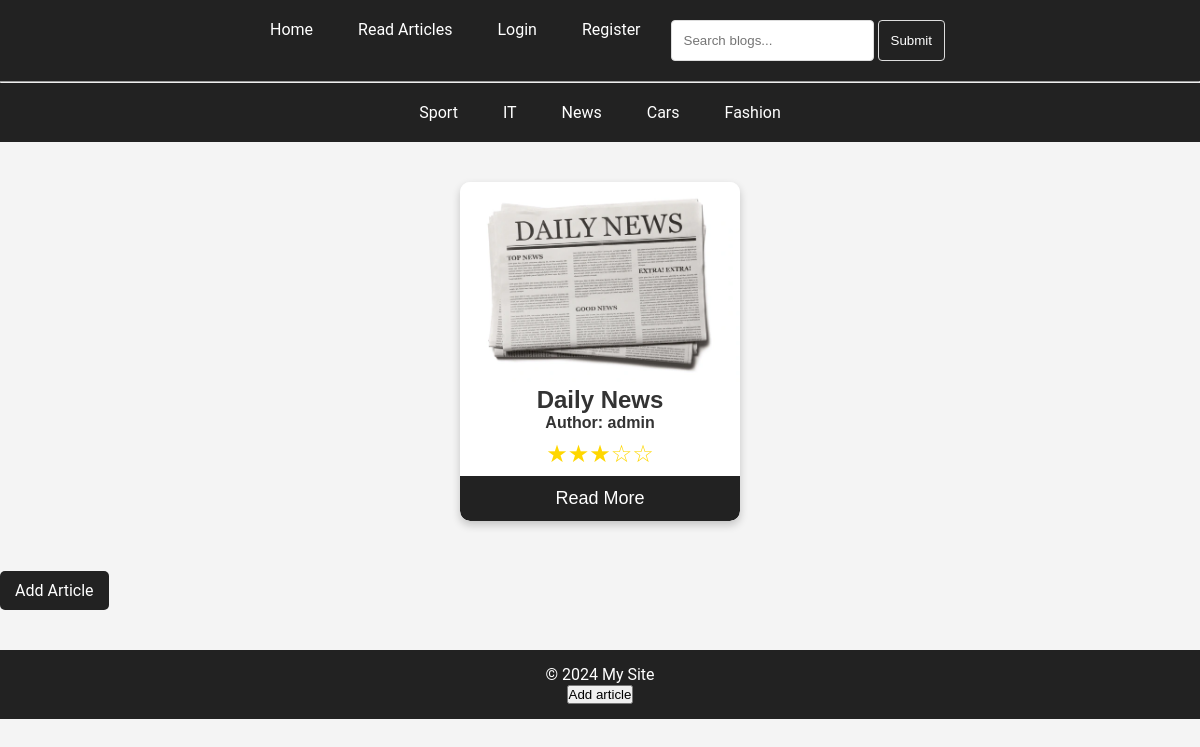
The app's page /blogs/category-list with its own data.
### blogs/models.py (models this page shows, shortened)
class Category(models.Model):
    name = models.CharField(max_length=32)
    class Meta:
        db_table = 'category'

class Articles(models.Model):
    title = models.CharField(max_length=256, blank=True, null=True)
    author = models.ForeignKey(settings.AUTH_USER_MODEL, on_delete=models.CASCADE)
    category = models.ForeignKey(Category, on_delete=models.CASCADE)
    text = models.TextField(blank=True, null=True)
    star_given = models.IntegerField(
        default=0,
        validators=[
            MinValueValidator(0),
            MaxValueValidator(5)
        ]
    )
    image = models.ImageField(upload_to='article_images/', blank=True, null=True,
                              default='default_images/not_available.png')
    created_at = models.DateTimeField(auto_now_add=True)
    updated_at = models.DateTimeField(auto_now=True)
    class Meta:
        db_table = 'articles'

### users/models.py (models this page shows)
class CustomUser(AbstractUser):
    image = models.ImageField(upload_to='users_images/', blank=True, null=True, default='default_images/user_image.png')
    groups = models.ManyToManyField(
        Group,
        related_name='custom_user_set',
        blank=True,
        help_text=(
            'The groups this user belongs to. A user will get all permissions '
            'granted to each of their groups.'
        ),
        related_query_name='custom_user',
    )
    user_permissions = models.ManyToManyField(
        Permission,
        related_name='custom_user_set',
        blank=True,
        help_text='Specific permissions for this user.',
        related_query_name='custom_user',
    )
    class Meta:
        db_table = 'customuser'
    def __str__(self):
        return f'{self.username}'

### blogs/views.py (the view)
# urls.py: path('category-list', CategoryListView.as_view(), name='category-list'),
class CategoryListView(View):
    def get(self, request):
        category = Category.objects.all()
        articless = Articles.objects.all()
        context = {
            'category': category,
            'articles': articless
        }
        return render(request, 'blogs/category_list.html', context=context)

### templates/blogs/category_list.html (shortened to what this page needs)
{% extends 'base.html' %}
{% block content %}
<hr>
<header class="header-nav">
    <nav>
        <ul class="categories-list">
            {% for c in category %}
                <li>
                    <a href="{% url 'blogs:articles-list' c.pk %}">{{ c.name }}</a>
                </li>
            {% endfor %}
        </ul>
    </nav>
</header>
<div class="cards">
    {% for a in articles %}
        <div class="card">
            <img src="{{ a.image.url }}" alt="Not found" class="card-img">
            <h2>{{a.title}}</h2>
            <h4>Author: {{a.author}}</h4>
            <div class="star-rating" data-rating="{{ a.star_given }}">
                <span class="stars"></span>
            </div>
            <a href="{% url 'blogs:articles-detail' a.pk %}"><button>Read More</button></a>
        </div>
    {% endfor %}
</div>
<div class="add-article-container">
    <div class="add-article">
        <a href="{% url 'blogs:articles-add' %}">Add Article</a>
    </div>
</div>
{% endblock content %}

### templates/base.html (style rules this page uses)
* { margin: 0; padding: 0; box-sizing: border-box; text-decoration: none; list-style: none; }
body { font-family: 'Roboto', sans-serif; background-color: #f4f4f4; color: #333; }
header { background: #222; color: #fff; padding: 20px 0; }
nav ul { display: flex; justify-content: center; gap: 15px; }
nav ul li a { color: #fff; padding: 10px 15px; transition: background 0.3s; }
.add-article-container { margin-top: 20px; }
.add-article a { text-decoration: none; color: #fff; background-color: #222; padding: 10px 15px; border-radius: 5px; transition: background 0.3s; }
.card { width: 280px; box-shadow: 0 4px 8px rgba(0, 0, 0, 0.2); border-radius: 10px; text-align: center; font-family: Arial, sans-serif; margin: 20px; background: #fff; overflow: hidden; }
.cards { padding-top: 20px; padding-bottom: 20px; display: flex; flex-wrap: wrap; justify-content: space-around; align-items: center; max-width: 1200px; margin: 0 auto; }
.card button { border: none; outline: 0; padding: 12px; color: #fff; background-color: #222; cursor: pointer; width: 100%; border-radius: 0 0 10px 10px; font-size: 18px; transition: background 0.3s; }
.card-img { width: 100%; height: 200px; object-fit: cover; }
.star-rating { display: inline-block; font-size: 0; margin: 10px 0; }
.stars { display: inline-block; font-size: 24px; line-height: 1; color: #FFD700; }

### records on screen
Category: name "Sport"
Category: name "IT"
Category: name "News"
Category: name "Cars"
Category: name "Fashion"
Articles: image (picture), title "Daily News", author "admin"
